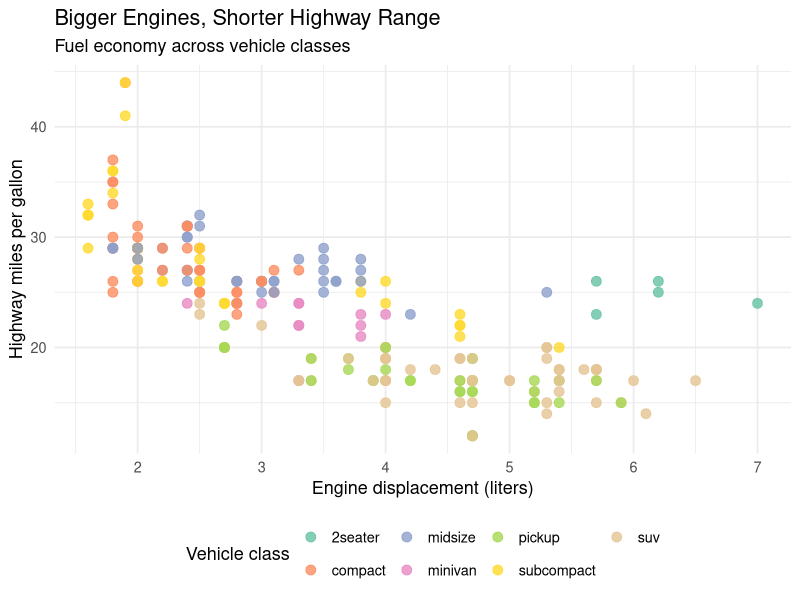

Reproduce this figure in R.
## ---- chunk 1
#| message: false
library(tidyverse)
## ---- chunk 2
ggplot(mpg, aes(x = displ, y = hwy, color = class)) +
  geom_point(size = 3, alpha = 0.8) +
  scale_color_brewer(palette = "Set2") +
  labs(
    title = "Bigger Engines, Shorter Highway Range",
    subtitle = "Fuel economy across vehicle classes",
    x = "Engine displacement (liters)",
    y = "Highway miles per gallon",
    color = "Vehicle class"
  ) +
  theme_minimal(base_size = 13) +
  theme(legend.position = "bottom")
